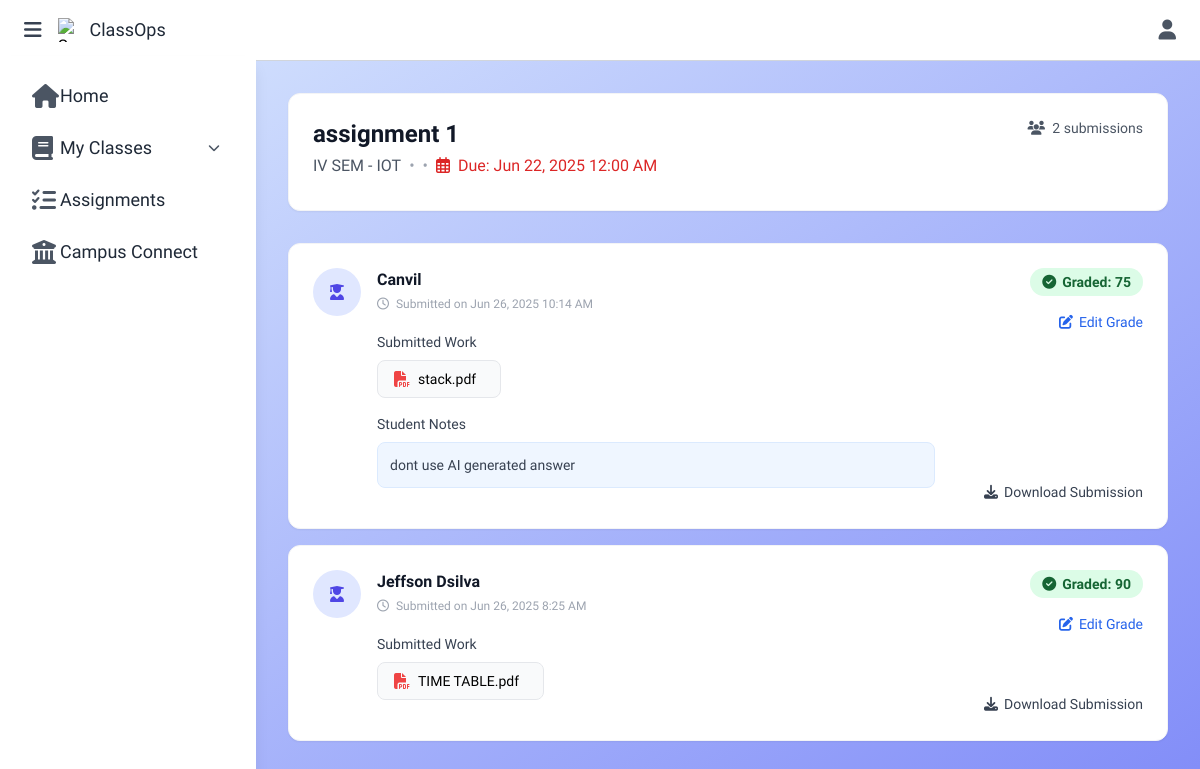
/app/modules/classops/assignment_submissions.php?post_id=38 (signed in), run on the app's committed database.
### tables this page shows
CREATE TABLE `classops_posts` (
  `post_id` int(11) NOT NULL,
  `class_id` int(11) NOT NULL,
  `faculty_empid` varchar(50) NOT NULL,
  `post_type` enum('announcement','material','assignment') NOT NULL,
  `title` varchar(200) NOT NULL,
  `content` text DEFAULT NULL,
  `due_date` date DEFAULT NULL,
  `posted_at` timestamp NOT NULL DEFAULT current_timestamp()
);

CREATE TABLE `classops_classes` (
  `class_id` int(11) NOT NULL,
  `class_code` varchar(10) NOT NULL,
  `title` varchar(100) NOT NULL,
  `section` varchar(50) DEFAULT NULL,
  `description` text DEFAULT NULL,
  `faculty_empid` varchar(50) NOT NULL,
  `thumbnail_url` text DEFAULT NULL,
  `created_at` timestamp NOT NULL DEFAULT current_timestamp()
);

CREATE TABLE `classops_submissions` (
  `submission_id` int(11) NOT NULL,
  `post_id` int(11) NOT NULL,
  `student_usn` varchar(20) NOT NULL,
  `submitted_at` timestamp NOT NULL DEFAULT current_timestamp(),
  `submission_file_name` varchar(255) DEFAULT NULL,
  `submission_file_type` varchar(100) DEFAULT NULL,
  `submission_file_data` longblob DEFAULT NULL,
  `remarks` text DEFAULT NULL,
  `grade` varchar(20) DEFAULT NULL
);

CREATE TABLE `students` (
  `name` varchar(255) NOT NULL,
  `usn` varchar(50) NOT NULL,
  `email` varchar(100) NOT NULL,
  `password` varchar(255) NOT NULL,
  `dept_code` varchar(10) NOT NULL
);

### app/modules/classops/assignment_submissions.php (the view, shortened to what this page needs)
<?php
try {
    $auth = verifySession();
    $postId = isset($_GET['post_id']) ? (int) $_GET['post_id'] : 0;
    $conn = new mysqli("localhost", "root", "", "college_ipm_system", $port=3307);
    $stmt = $conn->prepare("
        SELECT p.post_id, p.title, p.due_date, c.class_id, c.title as class_title
        FROM classops_posts p
        JOIN classops_classes c ON p.class_id = c.class_id
        WHERE p.post_id = ? AND p.faculty_empid = ?
    ");
    $stmt->bind_param("is", $postId, $auth['id']);
    $stmt->execute();
    $post = $stmt->get_result()->fetch_assoc();
    $stmt = $conn->prepare("
        SELECT s.submission_id, s.student_usn, s.submitted_at, s.grade, s.remarks,
               s.submission_file_name, s.submission_file_type,
               st.name as student_name
        FROM classops_submissions s
        LEFT JOIN students st ON s.student_usn = st.usn
        WHERE s.post_id = ?
        ORDER BY s.submitted_at DESC
    ");
    $stmt->bind_param("i", $postId);
    $stmt->execute();
    $result = $stmt->get_result();
    $submissions = $result->fetch_all(MYSQLI_ASSOC);
} catch (Exception $e) {
    error_log("Error in assignment_submission.php: " . $e->getMessage());
    die("An error occurred while processing your request. Please try again later.");
}
?>
<!DOCTYPE html>
<html lang="en">
<head>
    <script src="https://cdn.tailwindcss.com"></script>
    <link href="https://cdnjs.cloudflare.com/ajax/libs/font-awesome/6.4.0/css/all.min.css" rel="stylesheet" />
</head>
<body class="bg-gradient-to-br from-blue-100 to-indigo-400 min-h-screen overflow-x-hidden">
<header class="flex items-center justify-between px-4 py-2 border-b border-gray-300 bg-white">
    <div class="flex items-center space-x-2">
        <div class="flex items-center space-x-2">
            <button aria-label="Menu" class="p-2 focus:outline-none" id="menuToggle">
                <i class="fas fa-bars text-gray-700 text-xl"></i>
            </button>
            <img alt="Google Classroom logo" class="w-6 h-6" height="24"
                src="https://storage.googleapis.com/a1aa/image/2b935d19-0d52-4a18-00cf-ad6246526972.jpg"
                width="24" />
            <span class="text-gray-800 text-lg select-none">ClassOps</span>
        </div>
    </div>
    <div class="flex items-center space-x-6">
        <div class="relative">
            <button aria-label="User" class="text-gray-700 text-2xl font-light leading-none focus:outline-none">
                <i class="fas fa-user text-xl text-gray-600 px-2 py-2 hover:bg-gray-100 rounded-lg focus:outline-none"
                    id="user-icon"></i>
            </button>
        </div>
    </div>
</header>
<?php
    include __DIR__ . '/sidebar.php';
?>
<main id="maincontent" class="transition-all duration-300 ml-64">
    <div class="max-w-7xl mx-auto px-4 sm:px-6 lg:px-8 py-8">
        <div class="bg-white rounded-xl shadow-sm p-6 mb-8 border border-gray-100">
            <div class="flex justify-between items-start">
                <div>
                    <h1 class="text-2xl font-bold text-gray-900 mb-1"><?php echo htmlspecialchars($post['title']); ?></h1>
                    <div class="flex items-center flex-wrap gap-2 mb-2">
                        <span class="text-gray-600"><?php echo htmlspecialchars($post['class_title']); ?></span>
                        <span class="text-gray-400">•</span>
                        <?php if ($post['due_date']): ?>
                            <span class="text-gray-400">•</span>
                            <span class="<?php echo (strtotime($post['due_date']) < time() ? 'text-red-600' : 'text-gray-600'); ?>">
                                <i class="far fa-calendar-alt mr-1"></i>
                                Due: <?php echo date('M j, Y g:i A', strtotime($post['due_date'])); ?>
                            </span>
                        <?php endif; ?>
                    </div>
                </div>
                <div class="text-sm text-gray-600">
                    <i class="fas fa-users mr-1"></i>
                    <?php echo count($submissions); ?> submission<?php echo count($submissions) !== 1 ? 's' : ''; ?>
                </div>
            </div>
        </div>
        <div class="space-y-4">
            <?php if (empty($submissions)): ?>
                <div class="bg-white rounded-xl shadow-sm p-8 text-center border border-gray-100">
                    <i class="far fa-folder-open text-4xl text-gray-300 mb-3"></i>
                    <h3 class="text-lg font-medium text-gray-700 mb-1">No submissions yet</h3>
                    <p class="text-gray-500">Students haven't submitted any work for this assignment yet.</p>
                </div>
            <?php else: ?>
                <?php foreach ($submissions as $submission): ?>
                    <div class="submission-card bg-white rounded-xl shadow-sm overflow-hidden border border-gray-100">
                        <div class="p-6">
                            <div class="flex flex-col sm:flex-row justify-between gap-4">
                                <div class="flex-1">
                                    <div class="flex items-start gap-4">
                                        <div class="h-12 w-12 rounded-full bg-indigo-100 flex items-center justify-center text-indigo-600">
                                            <i class="fas fa-user-graduate"></i>
                                        </div>
                                        <div class="flex-1">
                                            <h3 class="font-semibold text-gray-900"><?php echo htmlspecialchars($submission['student_name'] ?? $submission['student_usn']); ?></h3>
                                            <p class="text-xs text-gray-400 mt-1">
                                                <i class="far fa-clock mr-1"></i>
                                                Submitted on <?php echo date('M j, Y g:i A', strtotime($submission['submitted_at'])); ?>
                                            </p>
                                        </div>
                                    </div>
                                    <div class="mt-4 pl-16">
                                        <?php if (!empty($submission['submission_file_name'])): ?>
                                            <div class="mb-4">
                                                <h4 class="text-sm font-medium text-gray-700 mb-2">Submitted Work</h4>
                                                <div class="flex flex-wrap gap-2">
                                                    <a href="preview_submission.php?id=<?php echo $submission['submission_id']; ?>"
                                                       target="_blank"
                                                       class="file-pill bg-gray-50 border border-gray-200 rounded-lg px-4 py-2 flex items-center gap-2">
                                                        <?php if (strpos($submission['submission_file_type'], 'image/') === 0): ?>
                                                            <i class="fas fa-image text-blue-500"></i>
                                                        <?php elseif (strpos($submission['submission_file_type'], 'application/pdf') === 0): ?>
                                                            <i class="fas fa-file-pdf text-red-500"></i>
                                                        <?php elseif (strpos($submission['submission_file_type'], 'application/vnd.openxmlformats-officedocument.wordprocessingml.document') === 0): ?>
                                                            <i class="fas fa-file-word text-blue-600"></i>
                                                        <?php else: ?>
                                                            <i class="fas fa-file-alt text-gray-500"></i>
                                                        <?php endif; ?>
                                                        <span class="text-sm font-medium truncate max-w-xs"><?php echo htmlspecialchars($submission['submission_file_name']); ?></span>
                                                    </a>
                                                </div>
                                            </div>
                                        <?php endif; ?>
                                        <?php if ($submission['remarks']): ?>
                                            <div class="mb-4">
                                                <h4 class="text-sm font-medium text-gray-700 mb-2">Student Notes</h4>
                                                <div class="bg-blue-50 border border-blue-100 rounded-lg p-3 text-sm text-gray-700">
                                                    <?php echo nl2br(htmlspecialchars($submission['remarks'])); ?>
                                                </div>
                                            </div>
                                        <?php endif; ?>
                                    </div>
                                </div>
                                <div class="sm:w-48 flex flex-col items-end">
                                    <div class="text-right">
                                        <?php if ($submission['grade']): ?>
                                            <span class="inline-flex items-center px-3 py-1 rounded-full text-sm font-semibold bg-green-100 text-green-800">
                                                <i class="fas fa-check-circle mr-1.5"></i>
                                                Graded: <?php echo htmlspecialchars($submission['grade']); ?>
                                            </span>
                                        <?php endif; ?>
                                    </div>
                                    <button onclick="openGradeModal(<?php echo $submission['submission_id']; ?>, '<?php echo htmlspecialchars($submission['grade'] ?? ''); ?>', `<?php echo str_replace('`', '\\`', htmlspecialchars($submission['remarks'] ?? '')); ?>`)"
                                            class="mt-4 text-sm font-medium text-blue-600 hover:text-blue-500 inline-flex items-center">
                                        <i class="fas fa-edit mr-1.5"></i>
                                        <?php echo $submission['grade'] ? 'Edit Grade' : 'Add Grade'; ?>
                                    </button>
                                    <div class="mt-auto pt-4">
                                        <a href="download_submission.php?id=<?php echo $submission['submission_id']; ?>"
                                           class="text-sm font-medium text-gray-700 hover:text-gray-900 inline-flex items-center">
                                            <i class="fas fa-download mr-1.5"></i>
                                            Download Submission
                                        </a>
                                    </div>
                                </div>
                            </div>
                        </div>
                    </div>
                <?php endforeach; ?>
            <?php endif; ?>
        </div>
    </div>
</main>
</body>
</html>

### app/modules/classops/assignment_submissions.php (style rules this page uses)
body { font-family: 'Google Sans', Arial, sans-serif; background-color: #a2a8d3; }
.submission-card { transition: all 0.2s ease; }
.file-pill { transition: all 0.2s ease; }
#maincontent { transition: 0.6s ease-in-out; }
button { transition: background-color 0.2s ease; }

### data on the page
classops_posts: title "assignment 1", class.title "IV SEM - IOT", due_date "Jun 22, 2025 12:00 AM"
classops_submissions: student_usn.name "Canvil", submitted_at "Jun 26, 2025 10:14 AM", submission_file_type "application/pdf" (drawn), submission_file_name "stack.pdf", remarks "dont use AI generated answer", grade "75", shows "Edit Grade"
classops_submissions: student_usn.name "Jeffson Dsilva", submitted_at "Jun 26, 2025 8:25 AM", submission_file_type "application/pdf" (drawn), submission_file_name "TIME TABLE.pdf", grade "90", shows "Edit Grade"

### other printed values
count($submissions) "2"
